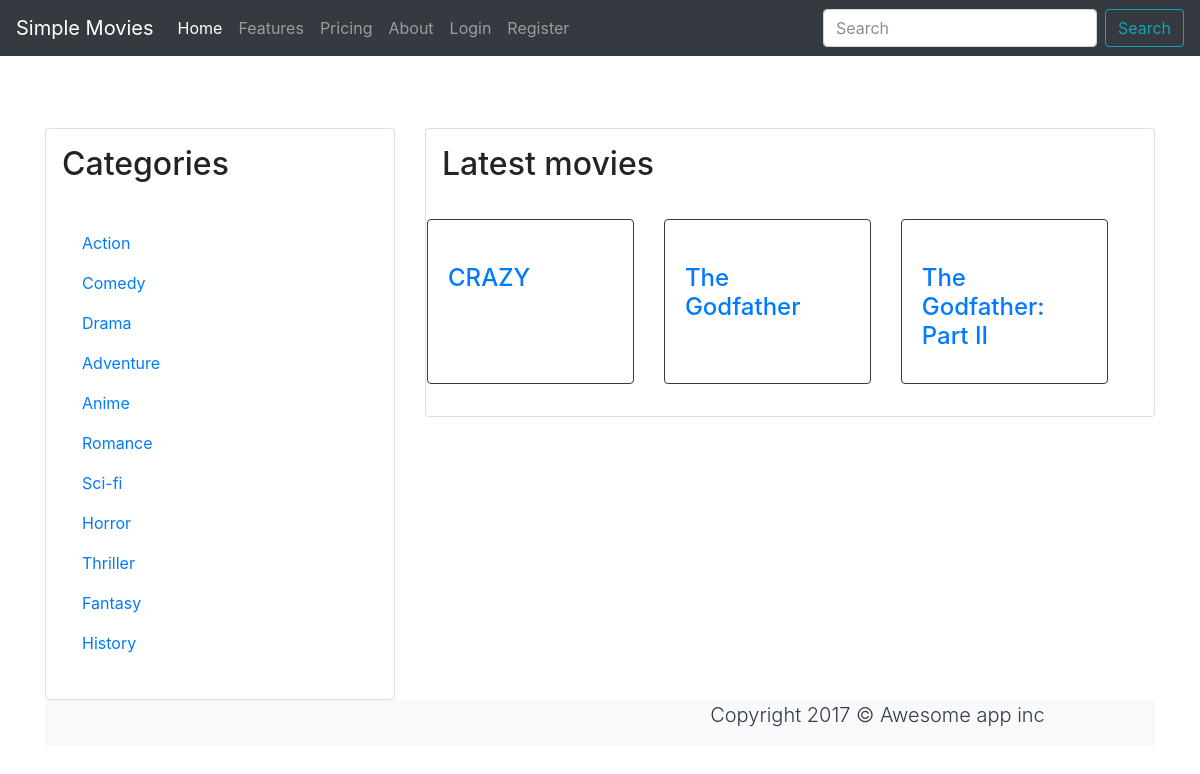
The page / on the database its author committed.
### tables this page shows
CREATE TABLE `zanr` (
  `id_zanr` int(11) NOT NULL,
  `nimetus` varchar(30) NOT NULL,
  `kirjeldus` text NOT NULL
);

CREATE TABLE `film` (
  `id_film` int(11) NOT NULL,
  `aasta` int(4) NOT NULL,
  `poster_link` text NOT NULL,
  `pealkiri` varchar(50) NOT NULL,
  `riik` varchar(30) NOT NULL,
  `rating` varchar(50) NOT NULL DEFAULT '0',
  `zanr_id` int(11) NOT NULL,
  `trailer_link` text NOT NULL,
  `pikkus` int(3) NOT NULL,
  `kirjeldus` text NOT NULL
);

### config.php (called while the page is built, shortened)
<?php
  $dbhost  = 'localhost';
  $dbname  = 'filmid';
  $dbuser  = 'root';
  $dbpass  = 'usbw';
  $connection = new mysqli($dbhost, $dbuser, $dbpass, $dbname);
  function queryMysql($query)
  {
    global $connection;
    $result = $connection->query($query);
    return $result;
  }
?>

### index.php (the view, shortened to what this page needs)
<?php include_once "header.php"; ?>
<div class="container my-2">
  <div class="row">
    <div class="col-lg-12">
    </div>
  </div>
</div>
<div class="container my-2 mt-5">
  <div class="row mt-4">
    <div class="col-lg-4 mt-5">
<?php require_once('categories.php'); ?>
    </div>
    <div class="col-lg-8 ">
    <div class="card p-3 mt-5">
      <div class="card-title"><h2>Latest movies</h2></div>
    <div class="card-deck my-2">
<?php
  $result=queryMysql('SELECT * from film order by aasta limit 3');
  if($result->num_rows){
      echo '<div class="card-deck my-2">';
    foreach($result as $row){
    echo '<div class="card border-dark">
          <a href="movie.php?id='.$row['id_film'].'">
              <img src="'.$row['poster_link'].'" alt="" class="card-img-top img-fluid">
          </a>
              <div class="card-body">
                <a href="movie.php?id='.$row['id_film'].'">
                  <h4 class="card-title">'.$row['pealkiri'].'</h4>
                  </a>
              </div>
          </div>';
  }
  echo '</div>';
}else{
  echo '0 results';
}
?>
      </div>
    </div>
  </div>
</div>
<?php include_once "footer.php"; ?>

### header.php (shortened to what this page needs)
<?php session_start();
require_once("config.php");?>
<!doctype html>
<html lang="en">
  <head>
    <link rel="stylesheet" href="bt.css">
  </head>
  <body>
		<div class="container">
		<nav class="navbar navbar-expand-lg navbar-dark bg-dark fixed-top">
    <a class="navbar-brand" href="index.php">Simple Movies</a>
    <div class="collapse navbar-collapse" id="navbarColor01">
      <ul class="navbar-nav mr-auto">
        <li class="nav-item active">
          <a class="nav-link" href="index.php">Home <span class="sr-only">(current)</span></a>
        </li>
        <li class="nav-item">
          <a class="nav-link" href="#">Features</a>
        </li>
        <li class="nav-item">
          <a class="nav-link" href="#">Pricing</a>
        </li>
        <li class="nav-item">
          <a class="nav-link" href="#">About</a>
				</li>
				<?php
								if(checkSession()===true){
								echo "<li class='nav-item'><a class='nav-link' href='logout.php'>| Logout</a></li>
								<li class='nav-item'><a class='nav-link' href='admin.php'>Admin</a>
										<li class='nav-item'><a  class='nav-link' href=\"admin.php\">Movies</a></li>
										<li class='nav-item'><a  class='nav-link' href=\"usersAdmin.php\">Users</a></li>
								<li class='nav-item'><a class='nav-link'  href='#'>User: ".$_SESSION['user']."</a></li>";
							}
								elseif(checkSession()===false){
								echo "<li class='nav-item'><a class='nav-link' href='logout.php'>Logout</a></li>";
								echo "<li class='nav-item'><a class='nav-link' href='admin.php'>User: ".$_SESSION['user']."</a></li>";
								}
								else{
								echo "<li class='nav-item'><a class='nav-link' href='login.php'>Login</a></li>
								<li class='nav-item'><a class='nav-link' href='register.php'>Register</a></li>";
								}
								?>
      </ul>
      <form class="form-inline"  method='get' action="search.php">
        <input class="form-control mr-sm-2" type="search" placeholder="Search" aria-label="Search" name="search">
        <button class="btn btn-outline-info my-2 my-sm-0" type="submit">Search</button>
      </form>
    </div>
	</nav>
</div>

### categories.php (shortened to what this page needs)
<div class="card p-3">
        <div class="card-title"><h2>Categories</h2></div>
        <div class="card-body">
          <ul class="navbar-nav">
          <?php
            $result=queryMysql('SELECT * from zanr');
            if($result->num_rows){
            foreach($result as $row){
              echo '<li class="nav-item">
                <a href="movies.php?id='.$row['id_zanr'].'" class="nav-link">'.$row['nimetus'].'</a>
          </li>';
            }
          }else{
            echo '0 results';
          }
          ?>
          </ul>
        </div>
      </div>

### footer.php (shortened to what this page needs)
<footer id="footer" class="text-center navbar-expand-lg navbar-fixed-bottom bg-light text-dark">
        <div class="container">
            <div class="row text-center">
                <div class="col-md-6 ml-auto">
                    <p class="lead">Copyright 2017 &COPY; Awesome app inc <a href="#"><i class="fa fa-facebook"></i> </a>
                        <a href="#"><i class="fa fa-instagram"></i></a></p>
                </div>
            </div>
        </div>
    </footer>
  </body>
</html>

### rows shown on the page
zanr: nimetus "Action"
zanr: nimetus "Comedy"
zanr: nimetus "Drama"
zanr: nimetus "Adventure"
zanr: nimetus "Anime"
zanr: nimetus "Romance"
zanr: nimetus "Sci-fi"
zanr: nimetus "Horror"
zanr: nimetus "Thriller"
zanr: nimetus "Fantasy"
zanr: nimetus "History"
film: pealkiri "CRAZY"
film: pealkiri "The Godfather"
film: pealkiri "The Godfather: Part II"
